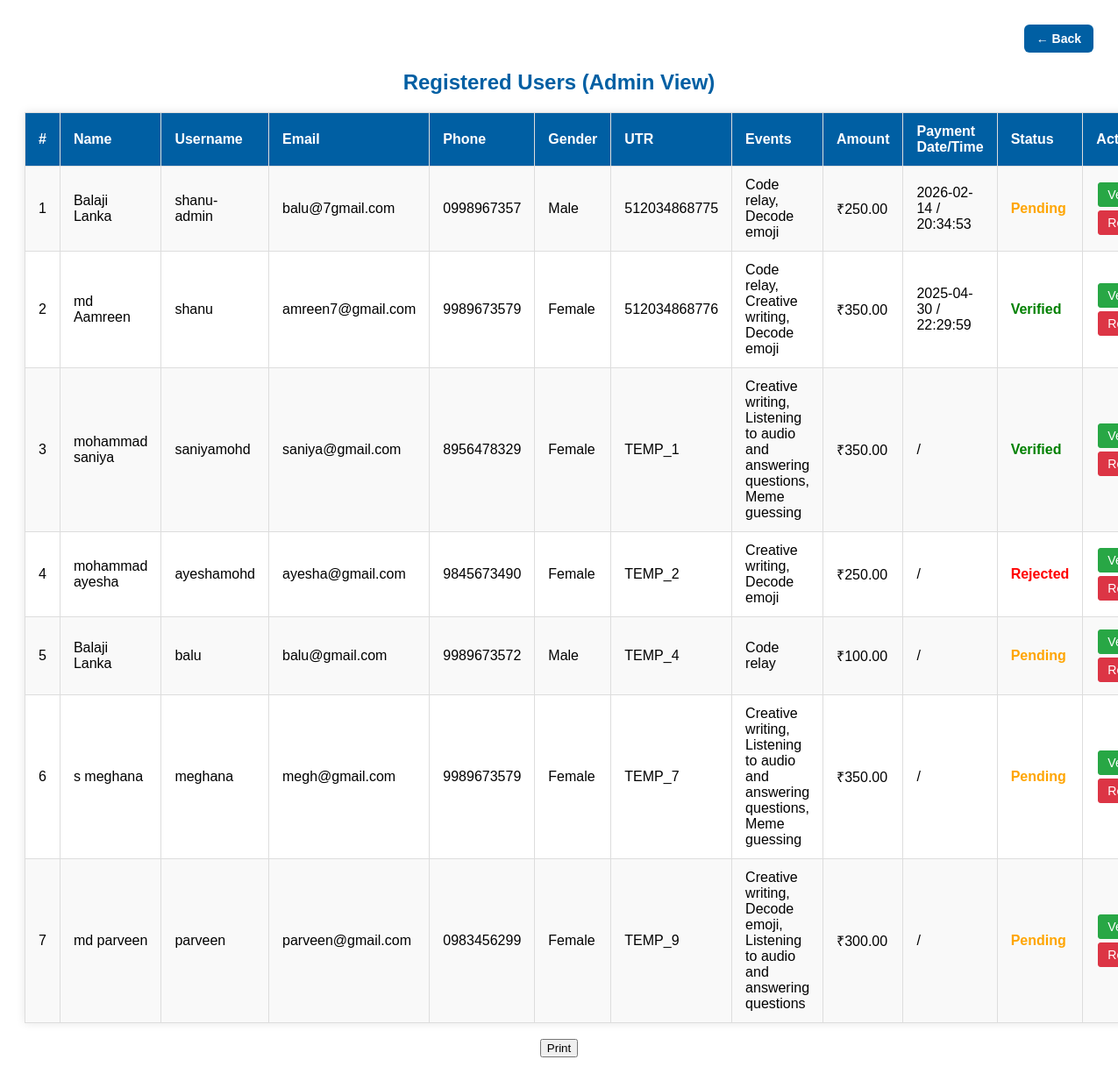
The app's page /admin.php (signed in), older data.
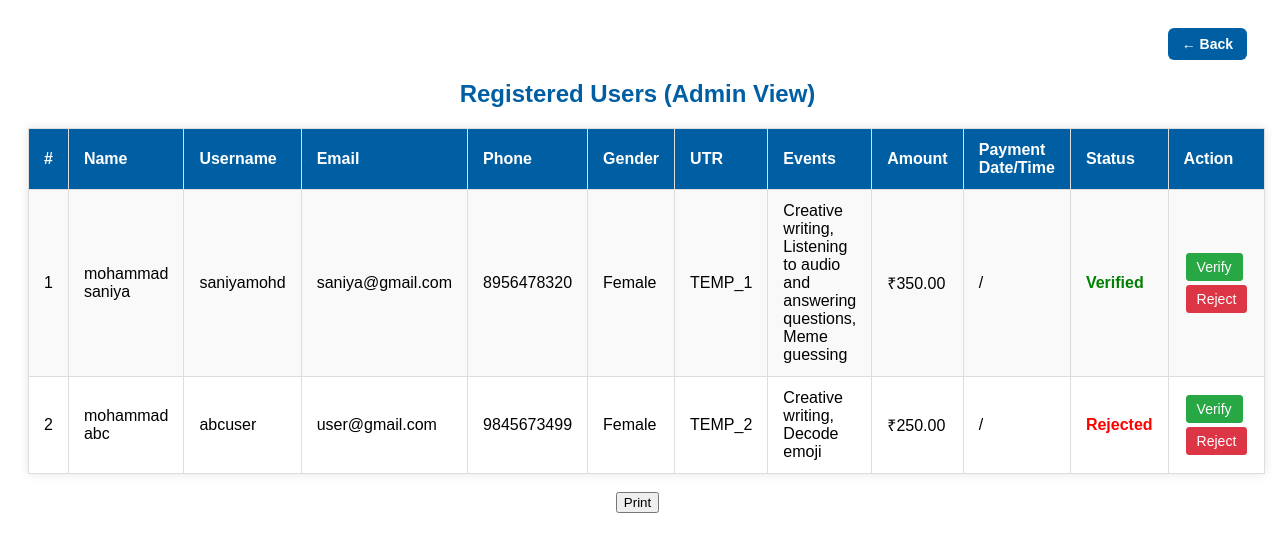
The same page, newer data.
### tables this page shows
CREATE TABLE `users` (
  `id` int(11) NOT NULL,
  `firstname` varchar(50) NOT NULL,
  `lastname` varchar(50) NOT NULL,
  `username` varchar(50) NOT NULL,
  `gender` enum('Male','Female') NOT NULL,
  `email` varchar(100) NOT NULL,
  `phone` varchar(15) NOT NULL,
  `password` varchar(255) NOT NULL,
  `reg_date` timestamp NOT NULL DEFAULT current_timestamp(),
  `utr` varchar(100) NOT NULL
);

### admin.php (the view, shortened to what this page needs)
<?php
require 'db.php';
$stmt = $pdo->query("
    SELECT
        u.id, u.firstname, u.lastname, u.username, u.email, u.phone, u.gender, u.utr,
        GROUP_CONCAT(DISTINCT e.`event_name` SEPARATOR ', ') AS events,
        SUM(ue.amount) AS amount,
        MAX(ue.payment_date) AS payment_date,
        MAX(ue.payment_time) AS payment_time,
        MAX(ue.utr_status) AS utr_status
    FROM users u
    JOIN users_events ue ON u.id = ue.user_id
    JOIN events e ON ue.event_name = e.event_name
    GROUP BY u.id, u.firstname, u.lastname, u.username, u.email, u.phone, u.gender, u.utr
    ORDER BY payment_date DESC, payment_time DESC
");
$users = $stmt->fetchAll(PDO::FETCH_ASSOC);
?>
<!DOCTYPE html>
<html>
<head>
</head>
<body>
    <div class="top-bar">
        <a href="admin_dashboard.php" class="back-btn">← Back</a>
    </div>
    <h2>Registered Users (Admin View)</h2>
    <table>
        <tr>
            <th>#</th>
            <th>Name</th>
            <th>Username</th>
            <th>Email</th>
            <th>Phone</th>
            <th>Gender</th>
            <th>UTR</th>
            <th>Events</th>
            <th>Amount</th>
            <th>Payment Date/Time</th>
            <th>Status</th>
            <th>Action</th>
        </tr>
        <?php foreach ($users as $i => $user): ?>
            <tr>
                <td><?= $i + 1 ?></td>
                <td><?= htmlspecialchars($user['firstname'] . ' ' . $user['lastname']) ?></td>
                <td><?= htmlspecialchars($user['username']) ?></td>
                <td><?= htmlspecialchars($user['email']) ?></td>
                <td><?= htmlspecialchars($user['phone']) ?></td>
                <td><?= htmlspecialchars($user['gender']) ?></td>
                <td><?= htmlspecialchars($user['utr']) ?></td>
                <td><?= htmlspecialchars($user['events']) ?></td>
                <td>₹<?= htmlspecialchars($user['amount']) ?></td>
                <td><?= $user['payment_date'] ?> / <?= $user['payment_time'] ?></td>
                <td>
                    <?php
                    $status = $user['utr_status'] ?? 'Pending';
                    echo "<span class='status-" . strtolower($status) . "'>$status</span>";
                    ?>
                </td>
                <td>
                    <form method="POST" class="inline">
                        <button class="btn btn-verify" name="verify_utr">Verify</button>
                    </form>
                    <form method="POST" class="inline">
                        <button class="btn btn-reject" name="verify_utr">Reject</button>
                    </form>
                </td>
            </tr>
        <?php endforeach; ?>
    </table><br>
    <center><button onclick="printPage()" class="button-group">Print</button></center>
</body>
</html>

### admin.php (style rules this page uses)
body { font-family: Arial, sans-serif; background-image: url('p2.jpg'); padding: 20px; }
.top-bar { display: flex; justify-content: flex-end; margin-bottom: 10px; }
.back-btn { background-color: #005fa3; color: white; padding: 8px 14px; text-decoration: none; border-radius: 6px; font-size: 14px; font-weight: bold; transition: 0.3s ease; }
h2 { color: #005fa3; text-align: center; }
table { width: 100%; border-collapse: collapse; background: white; box-shadow: 0 0 10px rgba(0, 0, 0, 0.1); }
th, td { padding: 12px 15px; border: 1px solid #ddd; text-align: left; }
th { background-color: #005fa3; color: white; }
td { color: black; }
tr:nth-child(even) { background-color: #f9f9f9; }
.status-verified { color: green; font-weight: bold; }
.status-rejected { color: red; font-weight: bold; }
.btn { padding: 5px 10px; font-size: 14px; border: 1px solid transparent; cursor: pointer; color: white; border-radius: 3px; margin: 2px; transition: background-color 0.2s ease; }
.btn-verify { background-color: #28a745; border-color: #28a745; }
.btn-reject { background-color: #dc3545; border-color: #dc3545; }
form.inline { display: inline; }
.status-pending { color: orange; font-weight: bold; }

Row changes from the older to the newer data that the page shows:
removed users: firstname+lastname "Balaji Lanka", username "shanu-admin", email "balu@7gmail.com", phone "0998967357", gender "Male", utr "512034868775", events "Code relay, Decode emoji", amount "250.00", payment_date "2026-02-14", payment_time "20:34:53", status "Pending"
removed users: firstname+lastname "md Aamreen", username "shanu", email "amreen7@gmail.com", phone "9989673579", gender "Female", utr "512034868776", events "Code relay, Creative writing, Decode emoji", amount "350.00", payment_date "2025-04-30", payment_time "22:29:59", status "Verified"
removed users: firstname+lastname "Balaji Lanka", username "balu", email "balu@gmail.com", phone "9989673572", gender "Male", utr "TEMP_4", events "Code relay", amount "100.00", status "Pending"
removed users: firstname+lastname "s meghana", username "meghana", email "megh@gmail.com", phone "9989673579", gender "Female", utr "TEMP_7", events "Creative writing, Listening to audio and answering questions, Meme guessing", amount "350.00", status "Pending"
removed users: firstname+lastname "md parveen", username "parveen", email "parveen@gmail.com", phone "0983456299", gender "Female", utr "TEMP_9", events "Creative writing, Decode emoji, Listening to audio and answering questions", amount "300.00", status "Pending"
changed users "mohammad saniya": phone "8956478329" → "8956478320"
changed users "TEMP_2": firstname+lastname "mohammad ayesha" → "mohammad abc"; username "ayeshamohd" → "abcuser"; email "ayesha@gmail.com" → "user@gmail.com"; phone "9845673490" → "9845673499"
